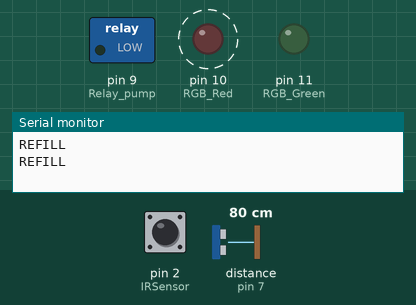
This sketch was run on a simulated Arduino Uno, built with avr-gcc and run on an emulated ATmega328P. Parts: switched loads named in the sketch (green lamp = pin HIGH), output pins drawn as LEDs (lit = HIGH), the last lines printed to the serial monitor. Wiring (inferred from the names in the program): ultrasonic range finder: trigger pin 6; echo pin 7. Dashed ring = blinking. The test bench sets the inputs (shaded band); at power-on: distance to the obstacle (sensor on pin 7) 80 cm, pin 2 (IRSensor) LOW. The echo pulse lasts 58.3 µs per cm; pins used as bus, display or sensor lines are not drawn.

Above: at 1.8 s.
1.9 s: distance to the obstacle (sensor on pin 7) set to 12 cm
5.4 s: distance to the obstacle (sensor on pin 7) set to 9 cm
At 7.1 s:
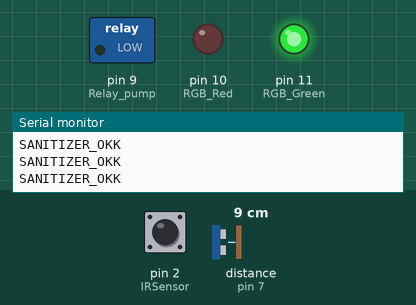
7.5 s: pin 2 (IRSensor) driven HIGH
At 8.3 s:
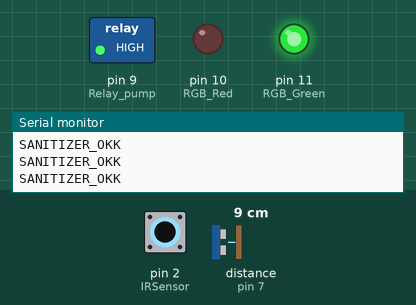
9.0 s: distance to the obstacle (sensor on pin 7) set to 18 cm
At 9.4 s:
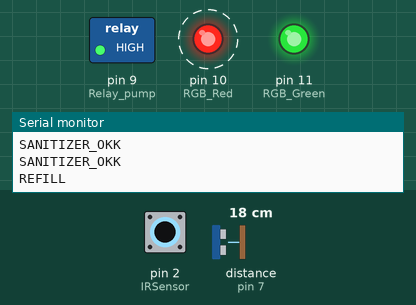
13.1 s: pin 2 (IRSensor) pulsed LOW 2 times (0.12 s each, 0.3 s apart)
At 14.4 s:
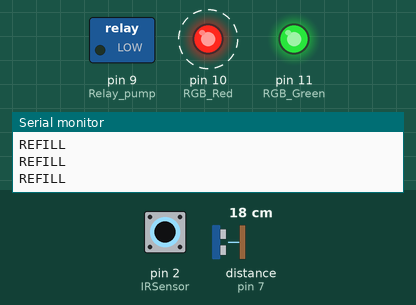
17.5 s: distance to the obstacle (sensor on pin 7) set to 2 cm
At 18.5 s:
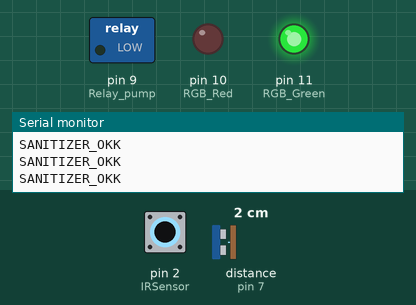
Timing chart, 0 to 20.0 s (numbered marks = the images above; inputs shaded):
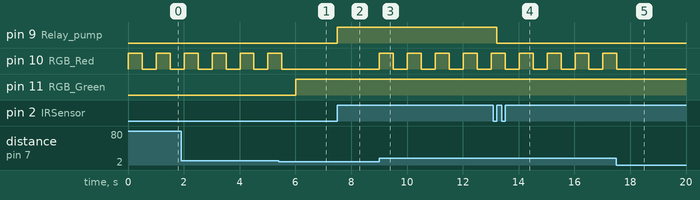

The sketch:

sanitizer_despenser.ino
```cpp
//initilization for utrasonic sensor
int trigger_pin = 6;
int eco_pin = 7;
int RGB_Red = 10;

int time ;
int distance ;

int IRSensor = 2;
int Relay_pump = 9;
int LED_blue = 5;

int RGB_Green = 11;

int IRSensor_status = 0;

void setup()
{
  Serial.begin(9600);
  pinMode(trigger_pin,OUTPUT);
  pinMode(eco_pin,INPUT);
  pinMode(RGB_Red,OUTPUT);

  pinMode(IRSensor,INPUT);
  pinMode(Relay_pump,OUTPUT);
  pinMode(RGB_Green,OUTPUT);

  attachInterrupt(0,sensorDetect,RISING);

}

void loop() {

  IRSensor_status = digitalRead(IRSensor);

  digitalWrite(trigger_pin,HIGH);
  delayMicroseconds(10);
  digitalWrite(trigger_pin,LOW);

  time = pulseIn(eco_pin,HIGH);
  distance = (time*0.034)/2;

  if(distance >= 10)
   {
      Serial.println("REFILL");
      digitalWrite(RGB_Red,HIGH);
      delay(500);
      digitalWrite(RGB_Red,LOW);
      delay(500);
    }
  else
  {
   Serial.println("SANITIZER_OKK");
   digitalWrite(RGB_Green,HIGH);
  }


}


void sensorDetect()
{

  if(IRSensor_status == 1)
    {
      digitalWrite(Relay_pump,LOW);
      delay(2000);
    }
  else
    {
      digitalWrite(Relay_pump,HIGH);
      delay(2000);
    }

}
```

Measured:
- the behaviour switches between 11 and 10 cm on distance to the obstacle (sensor on pin 7) (found by bisection; images 0 and 1)
- after the input at 5.4 s, pin 10 (RGB_Red): goes on until 5.5 s, then stays LOW; pin 11 (RGB_Green): LOW → HIGH after 0.62 s
- after the input at 7.5 s, pin 9 (Relay_pump): LOW → HIGH at once
- after the input at 9.0 s, pin 10 (RGB_Red): alternates HIGH for 0.50 s and LOW for 0.50 s, starting at once
- after the input at 13.1 s, pin 9 (Relay_pump): HIGH → LOW after 0.12 s
- after the input at 17.5 s, pin 10 (RGB_Red): goes on until 17.5 s, then stays LOW
- by itself, pin 10 (RGB_Red): alternates HIGH for 0.50 s and LOW for 0.50 s
